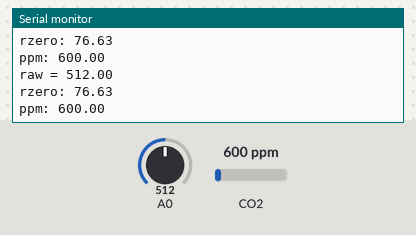
This sketch was run on a simulated Arduino Uno, built with avr-gcc and run on an emulated ATmega328P. On the bench: the last lines printed to the serial monitor. Inputs (shaded band) come from the test bench; at power-on: CO2 600 ppm, A0 = 512.

Above: at 1.8 s.
1.9 s: CO2 set to 452 ppm
At 2.8 s:
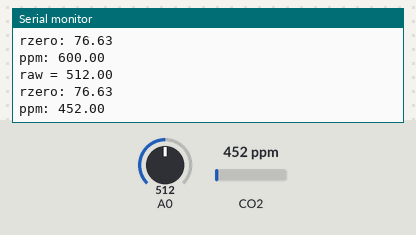
3.4 s: A0 set to 716
At 4.7 s:
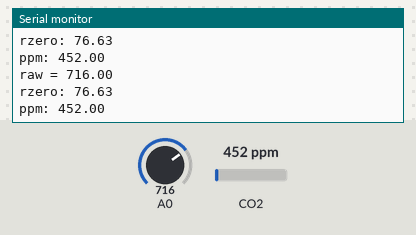
4.9 s: CO2 set to 1050 ppm
At 5.8 s:
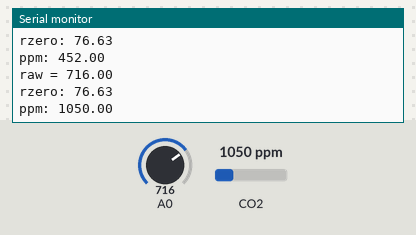
6.4 s: A0 set to 900
At 7.7 s:
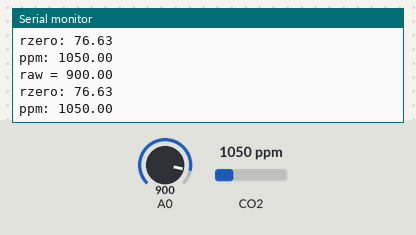
Timing chart, 0 to 8.9 s (numbered marks = the images above; inputs shaded):
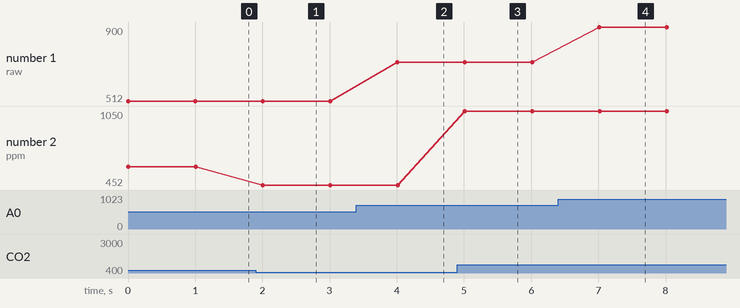

Measured:
- after the input at 1.9 s, the serial monitor: prints a new line after 0.11 s (image 1)
- after the input at 3.4 s, the serial monitor: prints a new line after 0.61 s (image 2)
- after the input at 4.9 s, the serial monitor: prints a new line after 0.11 s (image 3)
- after the input at 6.4 s, the serial monitor: prints a new line after 0.62 s (image 4)
- plotted number 1: 512 → 716 after the input at 3.4 s, 716 → 900 after the input at 6.4 s
- plotted number 2: 600 → 452 after the input at 1.9 s, 452 → 1050 after the input at 4.9 s

The sketch:

Getting_Ro_MQ135CO2.ino
```cpp
#include "MQ135.h"
MQ135 gasSensor = MQ135(A0);
void setup (){
Serial.begin (115200);
}
void loop() {
  float value = analogRead(A0);
  Serial.print ("raw = ");
  Serial.println (value);
  float zero = gasSensor.getRZero();
  Serial.print ("rzero: ");
  Serial.println (zero);
  float ppm = gasSensor.getPPM();
  Serial.print ("ppm: ");
  Serial.println (ppm);
  delay(1000);
}
```
